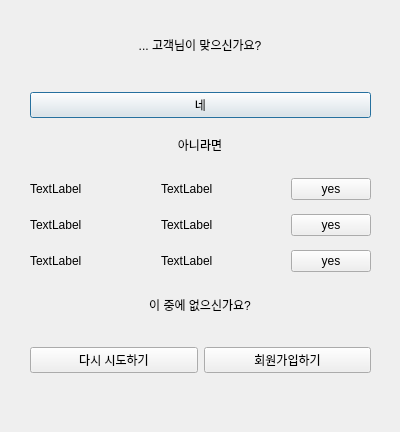
<?xml version="1.0" encoding="UTF-8"?>
<ui version="4.0">
 <class>Dialog</class>
 <widget class="QDialog" name="Dialog">
  <property name="geometry">
   <rect>
    <x>0</x>
    <y>0</y>
    <width>400</width>
    <height>432</height>
   </rect>
  </property>
  <property name="windowTitle">
   <string>고객확인</string>
  </property>
  <widget class="QLabel" name="label">
   <property name="geometry">
    <rect>
     <x>50</x>
     <y>20</y>
     <width>300</width>
     <height>50</height>
    </rect>
   </property>
   <property name="layoutDirection">
    <enum>Qt::LeftToRight</enum>
   </property>
   <property name="text">
    <string>... 고객님이 맞으신가요?</string>
   </property>
   <property name="alignment">
    <set>Qt::AlignCenter</set>
   </property>
  </widget>
  <widget class="QWidget" name="horizontalLayoutWidget">
   <property name="geometry">
    <rect>
     <x>30</x>
     <y>90</y>
     <width>341</width>
     <height>31</height>
    </rect>
   </property>
   <layout class="QHBoxLayout" name="horizontalLayout">
    <item>
     <widget class="QPushButton" name="btn_yes">
      <property name="text">
       <string>네</string>
      </property>
     </widget>
    </item>
   </layout>
  </widget>
  <widget class="QLabel" name="label_2">
   <property name="geometry">
    <rect>
     <x>50</x>
     <y>120</y>
     <width>300</width>
     <height>50</height>
    </rect>
   </property>
   <property name="layoutDirection">
    <enum>Qt::LeftToRight</enum>
   </property>
   <property name="text">
    <string>아니라면</string>
   </property>
   <property name="alignment">
    <set>Qt::AlignCenter</set>
   </property>
  </widget>
  <widget class="QWidget" name="gridLayoutWidget">
   <property name="geometry">
    <rect>
     <x>30</x>
     <y>170</y>
     <width>341</width>
     <height>111</height>
    </rect>
   </property>
   <layout class="QGridLayout" name="gridLayout">
    <property name="sizeConstraint">
     <enum>QLayout::SetDefaultConstraint</enum>
    </property>
    <item row="0" column="4">
     <widget class="QPushButton" name="list1_ok">
      <property name="text">
       <string>yes</string>
      </property>
     </widget>
    </item>
    <item row="1" column="0" colspan="2">
     <widget class="QLabel" name="list2_name">
      <property name="text">
       <string>TextLabel</string>
      </property>
     </widget>
    </item>
    <item row="1" column="2" colspan="2">
     <widget class="QLabel" name="list2_num">
      <property name="text">
       <string>TextLabel</string>
      </property>
     </widget>
    </item>
    <item row="2" column="0" colspan="2">
     <widget class="QLabel" name="list3_name">
      <property name="text">
       <string>TextLabel</string>
      </property>
     </widget>
    </item>
    <item row="2" column="2" colspan="2">
     <widget class="QLabel" name="list3_num">
      <property name="text">
       <string>TextLabel</string>
      </property>
     </widget>
    </item>
    <item row="0" column="0" colspan="2">
     <widget class="QLabel" name="list1_name">
      <property name="text">
       <string>TextLabel</string>
      </property>
     </widget>
    </item>
    <item row="0" column="2" colspan="2">
     <widget class="QLabel" name="list1_num">
      <property name="text">
       <string>TextLabel</string>
      </property>
     </widget>
    </item>
    <item row="2" column="4">
     <widget class="QPushButton" name="list3_ok">
      <property name="text">
       <string>yes</string>
      </property>
     </widget>
    </item>
    <item row="1" column="4">
     <widget class="QPushButton" name="list2_ok">
      <property name="text">
       <string>yes</string>
      </property>
     </widget>
    </item>
   </layout>
  </widget>
  <widget class="QLabel" name="label_3">
   <property name="geometry">
    <rect>
     <x>50</x>
     <y>280</y>
     <width>300</width>
     <height>50</height>
    </rect>
   </property>
   <property name="layoutDirection">
    <enum>Qt::LeftToRight</enum>
   </property>
   <property name="text">
    <string>이 중에 없으신가요?</string>
   </property>
   <property name="alignment">
    <set>Qt::AlignCenter</set>
   </property>
  </widget>
  <widget class="QWidget" name="horizontalLayoutWidget_2">
   <property name="geometry">
    <rect>
     <x>30</x>
     <y>320</y>
     <width>341</width>
     <height>80</height>
    </rect>
   </property>
   <layout class="QHBoxLayout" name="horizontalLayout_2">
    <item>
     <widget class="QPushButton" name="btn_login">
      <property name="text">
       <string>다시 시도하기</string>
      </property>
     </widget>
    </item>
    <item>
     <widget class="QPushButton" name="btn_register">
      <property name="text">
       <string>회원가입하기</string>
      </property>
     </widget>
    </item>
   </layout>
  </widget>
 </widget>
 <resources/>
 <connections/>
</ui>
